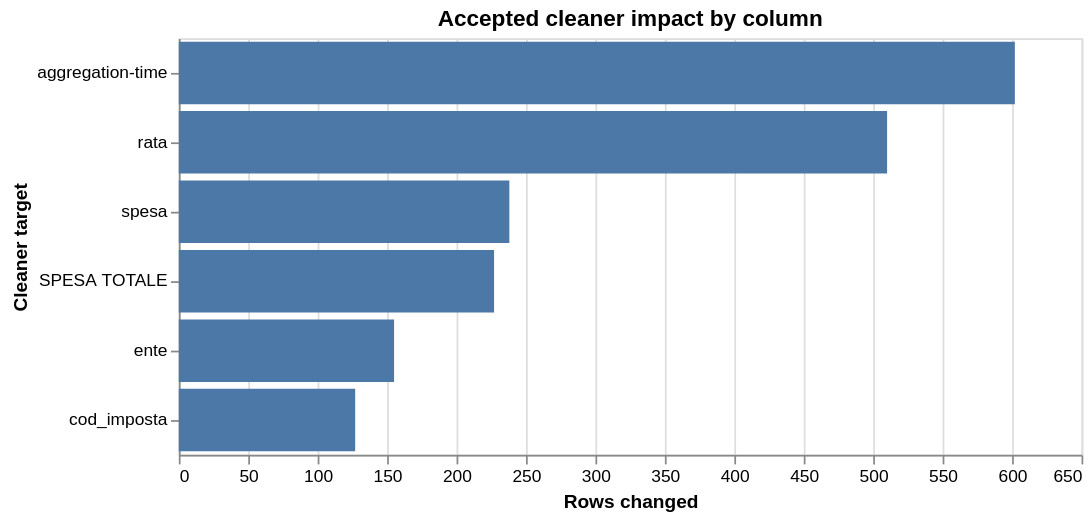

The cell this chart's notebook holds for it:
### Code cell
cleaner_chart_data = cleaner_view.sort_values("changed_rows", ascending=False).copy()

alt.Chart(cleaner_chart_data).mark_bar().encode(
    y=alt.Y("column_name:N", sort="-x", title="Cleaner target"),
    x=alt.X("changed_rows:Q", title="Rows changed"),
    tooltip=["column_name", "function_name", alt.Tooltip("changed_rows:Q", format=",")],
).properties(
    title="Accepted cleaner impact by column",
    width=520,
    height=240,
)

### Figure 1 — Vega-Lite specification as saved in the notebook (floating-point values rounded to 4 significant figures)
{"config": {"view": {"continuousWidth": 300, "continuousHeight": 300}}, "data": {"name": "data-16931a9a53c18da2ff94a1d3a1c91f78"}, "mark": {"type": "bar"}, "encoding": {"tooltip": [{"field": "column_name", "type": "nominal"}, {"field": "function_name", "type": "nominal"}, {"field": "changed_rows", "format": ",", "type": "quantitative"}], "x": {"field": "changed_rows", "title": "Rows changed", "type": "quantitative"}, "y": {"field": "column_name", "sort": "-x", "title": "Cleaner target", "type": "nominal"}}, "height": 240, "title": "Accepted cleaner impact by column", "width": 520, "$schema": "https://vega.github.io/schema/vega-lite/v5.20.1.json", "datasets": {"data-16931a9a53c18da2ff94a1d3a1c91f78": [{"column_name": "aggregation-time", "function_name": "clean_aggregation_time", "changed_rows": 602, "summary": "Applied successfully: 602 rows changed."}, {"column_name": "rata", "function_name": "clean_rata", "changed_rows": 510, "summary": "Applied successfully: 510 rows changed."}, {"column_name": "spesa", "function_name": "clean_COLUMN", "changed_rows": 238, "summary": "Applied successfully: 238 rows changed."}, {"column_name": "SPESA TOTALE", "function_name": "clean_SPESA_TOTALE", "changed_rows": 227, "summary": "Applied successfully: 227 rows changed."}, {"column_name": "ente", "function_name": "clean_COLUMN", "changed_rows": 155, "summary": "Applied successfully: 155 rows changed."}, {"column_name": "cod_imposta", "function_name": "clean_COLUMN", "changed_rows": 127, "summary": "Applied successfully: 127 rows changed."}]}}
